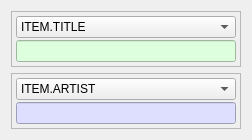
                       <widget class="QWidget" name="tab_rds_main_parser">
                        <attribute name="title">
                         <string>Main Parser</string>
                        </attribute>
                        <layout class="QVBoxLayout" name="verticalLayout_37">
                         <item>
                          <widget class="QFrame" name="frame_3">
                           <property name="frameShape">
                            <enum>QFrame::StyledPanel</enum>
                           </property>
                           <property name="frameShadow">
                            <enum>QFrame::Raised</enum>
                           </property>
                           <layout class="QVBoxLayout" name="verticalLayout_48">
                            <property name="spacing">
                             <number>2</number>
                            </property>
                            <property name="margin">
                             <number>4</number>
                            </property>
                            <item>
                             <widget class="QComboBox" name="comboBox_rds_content1_type">
                              <property name="currentIndex">
                               <number>1</number>
                              </property>
                              <item>
                               <property name="text">
                                <string>DUMMY_CLASS</string>
                               </property>
                              </item>
                              <item>
                               <property name="text">
                                <string>ITEM.TITLE</string>
                               </property>
                              </item>
                              <item>
                               <property name="text">
                                <string>ITEM.ALBUM</string>
                               </property>
                              </item>
                              <item>
                               <property name="text">
                                <string>ITEM.TRACKNUMBER</string>
                               </property>
                              </item>
                              <item>
                               <property name="text">
                                <string>ITEM.ARTIST</string>
                               </property>
                              </item>
                              <item>
                               <property name="text">
                                <string>ITEM.COMPOSITION</string>
                               </property>
                              </item>
                              <item>
                               <property name="text">
                                <string>ITEM.MOVEMENT</string>
                               </property>
                              </item>
                              <item>
                               <property name="text">
                                <string>ITEM.CONDUCTOR</string>
                               </property>
                              </item>
                              <item>
                               <property name="text">
                                <string>ITEM.COMPOSER</string>
                               </property>
                              </item>
                              <item>
                               <property name="text">
                                <string>ITEM.BAND</string>
                               </property>
                              </item>
                              <item>
                               <property name="text">
                                <string>ITEM.COMMENT</string>
                               </property>
                              </item>
                              <item>
                               <property name="text">
                                <string>ITEM.GENRE</string>
                               </property>
                              </item>
                              <item>
                               <property name="text">
                                <string>INFO.NEWS</string>
                               </property>
                              </item>
                              <item>
                               <property name="text">
                                <string>INFO.NEWS.LOCAL</string>
                               </property>
                              </item>
                              <item>
                               <property name="text">
                                <string>INFO.STOCKMARKET</string>
                               </property>
                              </item>
                              <item>
                               <property name="text">
                                <string>INFO.SPORT</string>
                               </property>
                              </item>
                              <item>
                               <property name="text">
                                <string>INFO.LOTTERY</string>
                               </property>
                              </item>
                              <item>
                               <property name="text">
                                <string>INFO.HOROSCOPE</string>
                               </property>
                              </item>
                              <item>
                               <property name="text">
                                <string>INFO.DAILY_DIVERSION</string>
                               </property>
                              </item>
                              <item>
                               <property name="text">
                                <string>INFO.HEALTH</string>
                               </property>
                              </item>
                              <item>
                               <property name="text">
                                <string>INFO.EVENT</string>
                               </property>
                              </item>
                              <item>
                               <property name="text">
                                <string>INFO.SZENE</string>
                               </property>
                              </item>
                              <item>
                               <property name="text">
                                <string>INFO.CINEMA</string>
                               </property>
                              </item>
                              <item>
                               <property name="text">
                                <string>INFO.STUPIDITY_MACHINE</string>
                               </property>
                              </item>
                              <item>
                               <property name="text">
                                <string>INFO.DATE_TIME</string>
                               </property>
                              </item>
                              <item>
                               <property name="text">
                                <string>INFO.WEATHER</string>
                               </property>
                              </item>
                              <item>
                               <property name="text">
                                <string>INFO.TRAFFIC</string>
                               </property>
                              </item>
                              <item>
                               <property name="text">
                                <string>INFO.ALARM</string>
                               </property>
                              </item>
                              <item>
                               <property name="text">
                                <string>INFO.ADVERTISEMENT</string>
                               </property>
                              </item>
                              <item>
                               <property name="text">
                                <string>INFO.URL</string>
                               </property>
                              </item>
                              <item>
                               <property name="text">
                                <string>INFO.OTHER</string>
                               </property>
                              </item>
                              <item>
                               <property name="text">
                                <string>STATIONNAME.SHORT</string>
                               </property>
                              </item>
                              <item>
                               <property name="text">
                                <string>STATIONNAME.LONG</string>
                               </property>
                              </item>
                              <item>
                               <property name="text">
                                <string>PROGRAMME.NOW</string>
                               </property>
                              </item>
                              <item>
                               <property name="text">
                                <string>PROGRAMME.NEXT</string>
                               </property>
                              </item>
                              <item>
                               <property name="text">
                                <string>PROGRAMME.PART</string>
                               </property>
                              </item>
                              <item>
                               <property name="text">
                                <string>PROGRAMME.HOST</string>
                               </property>
                              </item>
                              <item>
                               <property name="text">
                                <string>PROGRAMME.EDITORIAL_STAFF</string>
                               </property>
                              </item>
                              <item>
                               <property name="text">
                                <string>PROGRAMME.FREQUENCY</string>
                               </property>
                              </item>
                              <item>
                               <property name="text">
                                <string>PROGRAMME.HOMEPAGE</string>
                               </property>
                              </item>
                              <item>
                               <property name="text">
                                <string>PROGRAMME.SUBCHANNEL</string>
                               </property>
                              </item>
                              <item>
                               <property name="text">
                                <string>PHONE.HOTLINE</string>
                               </property>
                              </item>
                              <item>
                               <property name="text">
                                <string>PHONE.STUDIO</string>
                               </property>
                              </item>
                              <item>
                               <property name="text">
                                <string>PHONE.OTHER</string>
                               </property>
                              </item>
                              <item>
                               <property name="text">
                                <string>SMS.STUDIO</string>
                               </property>
                              </item>
                              <item>
                               <property name="text">
                                <string>SMS.OTHER</string>
                               </property>
                              </item>
                              <item>
                               <property name="text">
                                <string>EMAIL.HOTLINE</string>
                               </property>
                              </item>
                              <item>
                               <property name="text">
                                <string>EMAIL.STUDIO</string>
                               </property>
                              </item>
                              <item>
                               <property name="text">
                                <string>EMAIL.OTHER</string>
                               </property>
                              </item>
                              <item>
                               <property name="text">
                                <string>MMS.OTHER</string>
                               </property>
                              </item>
                              <item>
                               <property name="text">
                                <string>CHAT</string>
                               </property>
                              </item>
                              <item>
                               <property name="text">
                                <string>CHAT.CENTER</string>
                               </property>
                              </item>
                              <item>
                               <property name="text">
                                <string>VOTE.QUESTION</string>
                               </property>
                              </item>
                              <item>
                               <property name="text">
                                <string>VOTE.CENTER</string>
                               </property>
                              </item>
                              <item>
                               <property name="text">
                                <string>RESERVED_54</string>
                               </property>
                              </item>
                              <item>
                               <property name="text">
                                <string>RESERVED_55</string>
                               </property>
                              </item>
                              <item>
                               <property name="text">
                                <string>RESERVED_56</string>
                               </property>
                              </item>
                              <item>
                               <property name="text">
                                <string>RESERVED_57</string>
                               </property>
                              </item>
                              <item>
                               <property name="text">
                                <string>RESERVED_58</string>
                               </property>
                              </item>
                              <item>
                               <property name="text">
                                <string>PLACE</string>
                               </property>
                              </item>
                              <item>
                               <property name="text">
                                <string>APPOINTMENT</string>
                               </property>
                              </item>
                              <item>
                               <property name="text">
                                <string>IDENTIFIER</string>
                               </property>
                              </item>
                              <item>
                               <property name="text">
                                <string>PURCHASE</string>
                               </property>
                              </item>
                              <item>
                               <property name="text">
                                <string>GET_DATA</string>
                               </property>
                              </item>
                             </widget>
                            </item>
                            <item>
                             <widget class="QLineEdit" name="lineEdit_rds_content1_reg">
                              <property name="minimumSize">
                               <size>
                                <width>0</width>
                                <height>0</height>
                               </size>
                              </property>
                              <property name="styleSheet">
                               <string notr="true">background-color: rgb(222, 255, 222);</string>
                              </property>
                             </widget>
                            </item>
                           </layout>
                          </widget>
                         </item>
                         <item>
                          <widget class="QFrame" name="frame_4">
                           <property name="frameShape">
                            <enum>QFrame::StyledPanel</enum>
                           </property>
                           <property name="frameShadow">
                            <enum>QFrame::Raised</enum>
                           </property>
                           <layout class="QVBoxLayout" name="verticalLayout_35">
                            <property name="spacing">
                             <number>2</number>
                            </property>
                            <property name="margin">
                             <number>4</number>
                            </property>
                            <item>
                             <widget class="QComboBox" name="comboBox_rds_content2_type">
                              <property name="currentIndex">
                               <number>4</number>
                              </property>
                              <item>
                               <property name="text">
                                <string>DUMMY_CLASS</string>
                               </property>
                              </item>
                              <item>
                               <property name="text">
                                <string>ITEM.TITLE</string>
                               </property>
                              </item>
                              <item>
                               <property name="text">
                                <string>ITEM.ALBUM</string>
                               </property>
                              </item>
                              <item>
                               <property name="text">
                                <string>ITEM.TRACKNUMBER</string>
                               </property>
                              </item>
                              <item>
                               <property name="text">
                                <string>ITEM.ARTIST</string>
                               </property>
                              </item>
                              <item>
                               <property name="text">
                                <string>ITEM.COMPOSITION</string>
                               </property>
                              </item>
                              <item>
                               <property name="text">
                                <string>ITEM.MOVEMENT</string>
                               </property>
                              </item>
                              <item>
                               <property name="text">
                                <string>ITEM.CONDUCTOR</string>
                               </property>
                              </item>
                              <item>
                               <property name="text">
                                <string>ITEM.COMPOSER</string>
                               </property>
                              </item>
                              <item>
                               <property name="text">
                                <string>ITEM.BAND</string>
                               </property>
                              </item>
                              <item>
                               <property name="text">
                                <string>ITEM.COMMENT</string>
                               </property>
                              </item>
                              <item>
                               <property name="text">
                                <string>ITEM.GENRE</string>
                               </property>
                              </item>
                              <item>
                               <property name="text">
                                <string>INFO.NEWS</string>
                               </property>
                              </item>
                              <item>
                               <property name="text">
                                <string>INFO.NEWS.LOCAL</string>
                               </property>
                              </item>
                              <item>
                               <property name="text">
                                <string>INFO.STOCKMARKET</string>
                               </property>
                              </item>
                              <item>
                               <property name="text">
                                <string>INFO.SPORT</string>
                               </property>
                              </item>
                              <item>
                               <property name="text">
                                <string>INFO.LOTTERY</string>
                               </property>
                              </item>
                              <item>
                               <property name="text">
                                <string>INFO.HOROSCOPE</string>
                               </property>
                              </item>
                              <item>
                               <property name="text">
                                <string>INFO.DAILY_DIVERSION</string>
                               </property>
                              </item>
                              <item>
                               <property name="text">
                                <string>INFO.HEALTH</string>
                               </property>
                              </item>
                              <item>
                               <property name="text">
                                <string>INFO.EVENT</string>
                               </property>
                              </item>
                              <item>
                               <property name="text">
                                <string>INFO.SZENE</string>
                               </property>
                              </item>
                              <item>
                               <property name="text">
                                <string>INFO.CINEMA</string>
                               </property>
                              </item>
                              <item>
                               <property name="text">
                                <string>INFO.STUPIDITY_MACHINE</string>
                               </property>
                              </item>
                              <item>
                               <property name="text">
                                <string>INFO.DATE_TIME</string>
                               </property>
                              </item>
                              <item>
                               <property name="text">
                                <string>INFO.WEATHER</string>
                               </property>
                              </item>
                              <item>
                               <property name="text">
                                <string>INFO.TRAFFIC</string>
                               </property>
                              </item>
                              <item>
                               <property name="text">
                                <string>INFO.ALARM</string>
                               </property>
                              </item>
                              <item>
                               <property name="text">
                                <string>INFO.ADVERTISEMENT</string>
                               </property>
                              </item>
                              <item>
                               <property name="text">
                                <string>INFO.URL</string>
                               </property>
                              </item>
                              <item>
                               <property name="text">
                                <string>INFO.OTHER</string>
                               </property>
                              </item>
                              <item>
                               <property name="text">
                                <string>STATIONNAME.SHORT</string>
                               </property>
                              </item>
                              <item>
                               <property name="text">
                                <string>STATIONNAME.LONG</string>
                               </property>
                              </item>
                              <item>
                               <property name="text">
                                <string>PROGRAMME.NOW</string>
                               </property>
                              </item>
                              <item>
                               <property name="text">
                                <string>PROGRAMME.NEXT</string>
                               </property>
                              </item>
                              <item>
                               <property name="text">
                                <string>PROGRAMME.PART</string>
                               </property>
                              </item>
                              <item>
                               <property name="text">
                                <string>PROGRAMME.HOST</string>
                               </property>
                              </item>
                              <item>
                               <property name="text">
                                <string>PROGRAMME.EDITORIAL_STAFF</string>
                               </property>
                              </item>
                              <item>
                               <property name="text">
                                <string>PROGRAMME.FREQUENCY</string>
                               </property>
                              </item>
                              <item>
                               <property name="text">
                                <string>PROGRAMME.HOMEPAGE</string>
                               </property>
                              </item>
                              <item>
                               <property name="text">
                                <string>PROGRAMME.SUBCHANNEL</string>
                               </property>
                              </item>
                              <item>
                               <property name="text">
                                <string>PHONE.HOTLINE</string>
                               </property>
                              </item>
                              <item>
                               <property name="text">
                                <string>PHONE.STUDIO</string>
                               </property>
                              </item>
                              <item>
                               <property name="text">
                                <string>PHONE.OTHER</string>
                               </property>
                              </item>
                              <item>
                               <property name="text">
                                <string>SMS.STUDIO</string>
                               </property>
                              </item>
                              <item>
                               <property name="text">
                                <string>SMS.OTHER</string>
                               </property>
                              </item>
                              <item>
                               <property name="text">
                                <string>EMAIL.HOTLINE</string>
                               </property>
                              </item>
                              <item>
                               <property name="text">
                                <string>EMAIL.STUDIO</string>
                               </property>
                              </item>
                              <item>
                               <property name="text">
                                <string>EMAIL.OTHER</string>
                               </property>
                              </item>
                              <item>
                               <property name="text">
                                <string>MMS.OTHER</string>
                               </property>
                              </item>
                              <item>
                               <property name="text">
                                <string>CHAT</string>
                               </property>
                              </item>
                              <item>
                               <property name="text">
                                <string>CHAT.CENTER</string>
                               </property>
                              </item>
                              <item>
                               <property name="text">
                                <string>VOTE.QUESTION</string>
                               </property>
                              </item>
                              <item>
                               <property name="text">
                                <string>VOTE.CENTER</string>
                               </property>
                              </item>
                              <item>
                               <property name="text">
                                <string>RESERVED_54</string>
                               </property>
                              </item>
                              <item>
                               <property name="text">
                                <string>RESERVED_55</string>
                               </property>
                              </item>
                              <item>
                               <property name="text">
                                <string>RESERVED_56</string>
                               </property>
                              </item>
                              <item>
                               <property name="text">
                                <string>RESERVED_57</string>
                               </property>
                              </item>
                              <item>
                               <property name="text">
                                <string>RESERVED_58</string>
                               </property>
                              </item>
                              <item>
                               <property name="text">
                                <string>PLACE</string>
                               </property>
                              </item>
                              <item>
                               <property name="text">
                                <string>APPOINTMENT</string>
                               </property>
                              </item>
                              <item>
                               <property name="text">
                                <string>IDENTIFIER</string>
                               </property>
                              </item>
                              <item>
                               <property name="text">
                                <string>PURCHASE</string>
                               </property>
                              </item>
                              <item>
                               <property name="text">
                                <string>GET_DATA</string>
                               </property>
                              </item>
                             </widget>
                            </item>
                            <item>
                             <widget class="QLineEdit" name="lineEdit_rds_content2_reg">
                              <property name="minimumSize">
                               <size>
                                <width>100</width>
                                <height>0</height>
                               </size>
                              </property>
                              <property name="styleSheet">
                               <string notr="true">background-color: rgb(222,222,255);</string>
                              </property>
                             </widget>
                            </item>
                           </layout>
                          </widget>
                         </item>
                        </layout>
                       </widget>
